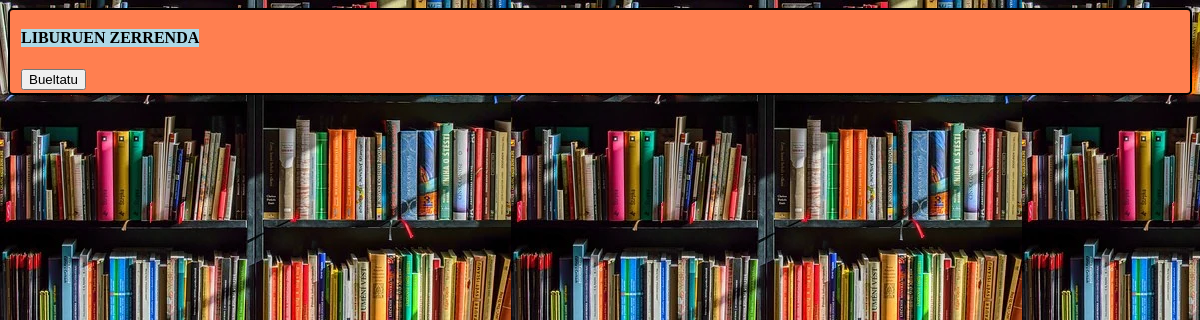
/app/libzerrikusi.php, run on an earlier commit of the app's database.
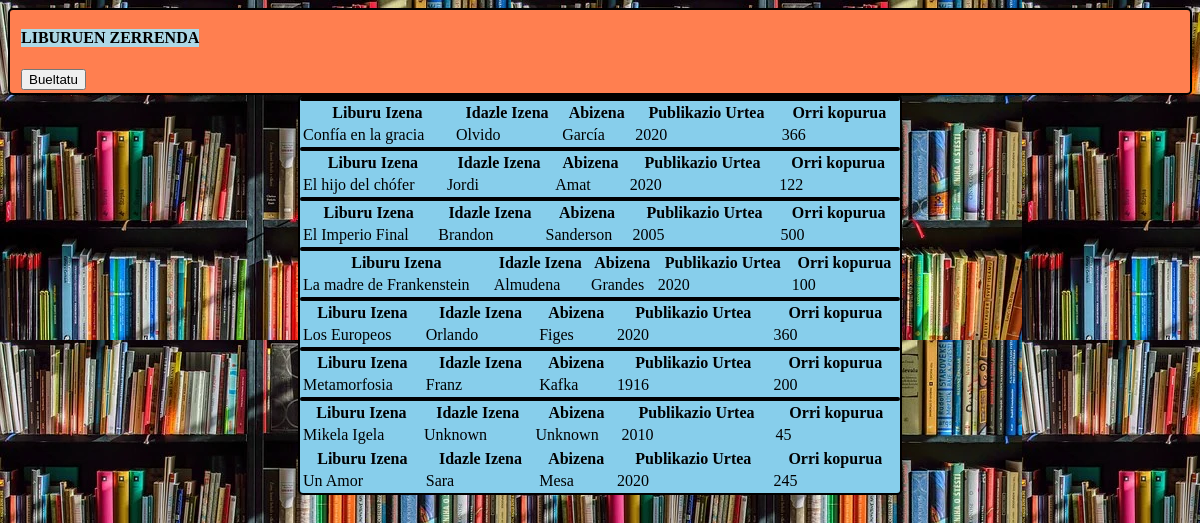
And on a later commit of the database.
### tables this page shows
CREATE TABLE `liburu` (
  `libIz` varchar(30) NOT NULL,
  `egileIz` varchar(30) NOT NULL,
  `egileAb` varchar(30) NOT NULL,
  `publikazioUrte` int(10) NOT NULL,
  `orriak` int(11) NOT NULL
);

### app/libzerrikusi.php (the view, shortened to what this page needs)
<!DOCTYPE html>
<html lang="en">
<head>
    <link rel="stylesheet" href="styles.css">
</head>
<body background="Liburuak.webp">
    <div class="inputak">
        <table>
            <tr>
                <td>&nbsp;</td>
                <td><p style="background-color: lightblue"><strong> LIBURUEN ZERRENDA </strong></p></td>
                <td>&nbsp;</td>
            </tr>
            <tr>
                <form name="erabAukerak" class="inputak" action="erabileremu.php" method="POST">
                    <tr>
                        <td>&nbsp;</td>
                        <td><input id="bueltatuButton" type="button" name="bueltatuButton" value="Bueltatu" title="Sakatu hemen erabiltzaile eremura bueltatzeko." onclick="location.href='erabileremu.php'"/></td>
                    </tr>
                </form>
                </tr>
        </table>
    </div>
    <?php
                $db = new mysqli("db", "admin", "test", "database");
                $sql = "SELECT * FROM liburu;";
                $stmt = $db->prepare($sql);
                $stmt->execute();
                $resultSet = $stmt->get_result();
                $liburuak = $resultSet->fetch_all();
                foreach($liburuak as $libro) {
    ?>
    <div class="php">
        <table id = "liburuTabla" class = "table-striped table-bordered" style = "width:100%">
            <thead class = "text-center">
		        <th>Liburu Izena </th>
		        <th>Idazle Izena</th>
		        <th>Abizena</th>
		        <th>Publikazio Urtea</th>
		        <th>Orri kopurua</th>
	        </thead>
            <tbody>
                <tr>
                    <td><?php echo $libro[0]?></td>
                    <td><?php echo $libro[1]?></td>
                    <td><?php echo $libro[2]?></td>
                    <td><?php echo $libro[3]?></td>
                    <td><?php echo $libro[4]?></td>
                </tr>
                <?php } ?>
            </tbody>
        </table>
    </div>
</body>
</html>

### app/styles.css (style rules this page uses)
.php { background-color: skyblue; border: 2px solid black; border-radius: 5px; position: center; max-width: 600px; margin: auto; }
.inputak { background-color: coral; border: 2px solid black; border-radius: 5px; position: center; }

What changed in the data, as far as the page shows it:
added liburu: libIz "Confía en la gracia", egileIz "Olvido", egileAb "García", publikazioUrte "2020", orriak "366"
added liburu: libIz "El hijo del chófer", egileIz "Jordi", egileAb "Amat", publikazioUrte "2020", orriak "122"
added liburu: libIz "El Imperio Final", egileIz "Brandon", egileAb "Sanderson", publikazioUrte "2005", orriak "500"
added liburu: libIz "La madre de Frankenstein", egileIz "Almudena", egileAb "Grandes", publikazioUrte "2020", orriak "100"
added liburu: libIz "Los Europeos", egileIz "Orlando", egileAb "Figes", publikazioUrte "2020", orriak "360"
added liburu: libIz "Metamorfosia", egileIz "Franz", egileAb "Kafka", publikazioUrte "1916", orriak "200"
added liburu: libIz "Mikela Igela", egileIz "Unknown", egileAb "Unknown", publikazioUrte "2010", orriak "45"
added liburu: libIz "Un Amor", egileIz "Sara", egileAb "Mesa", publikazioUrte "2020", orriak "245"
